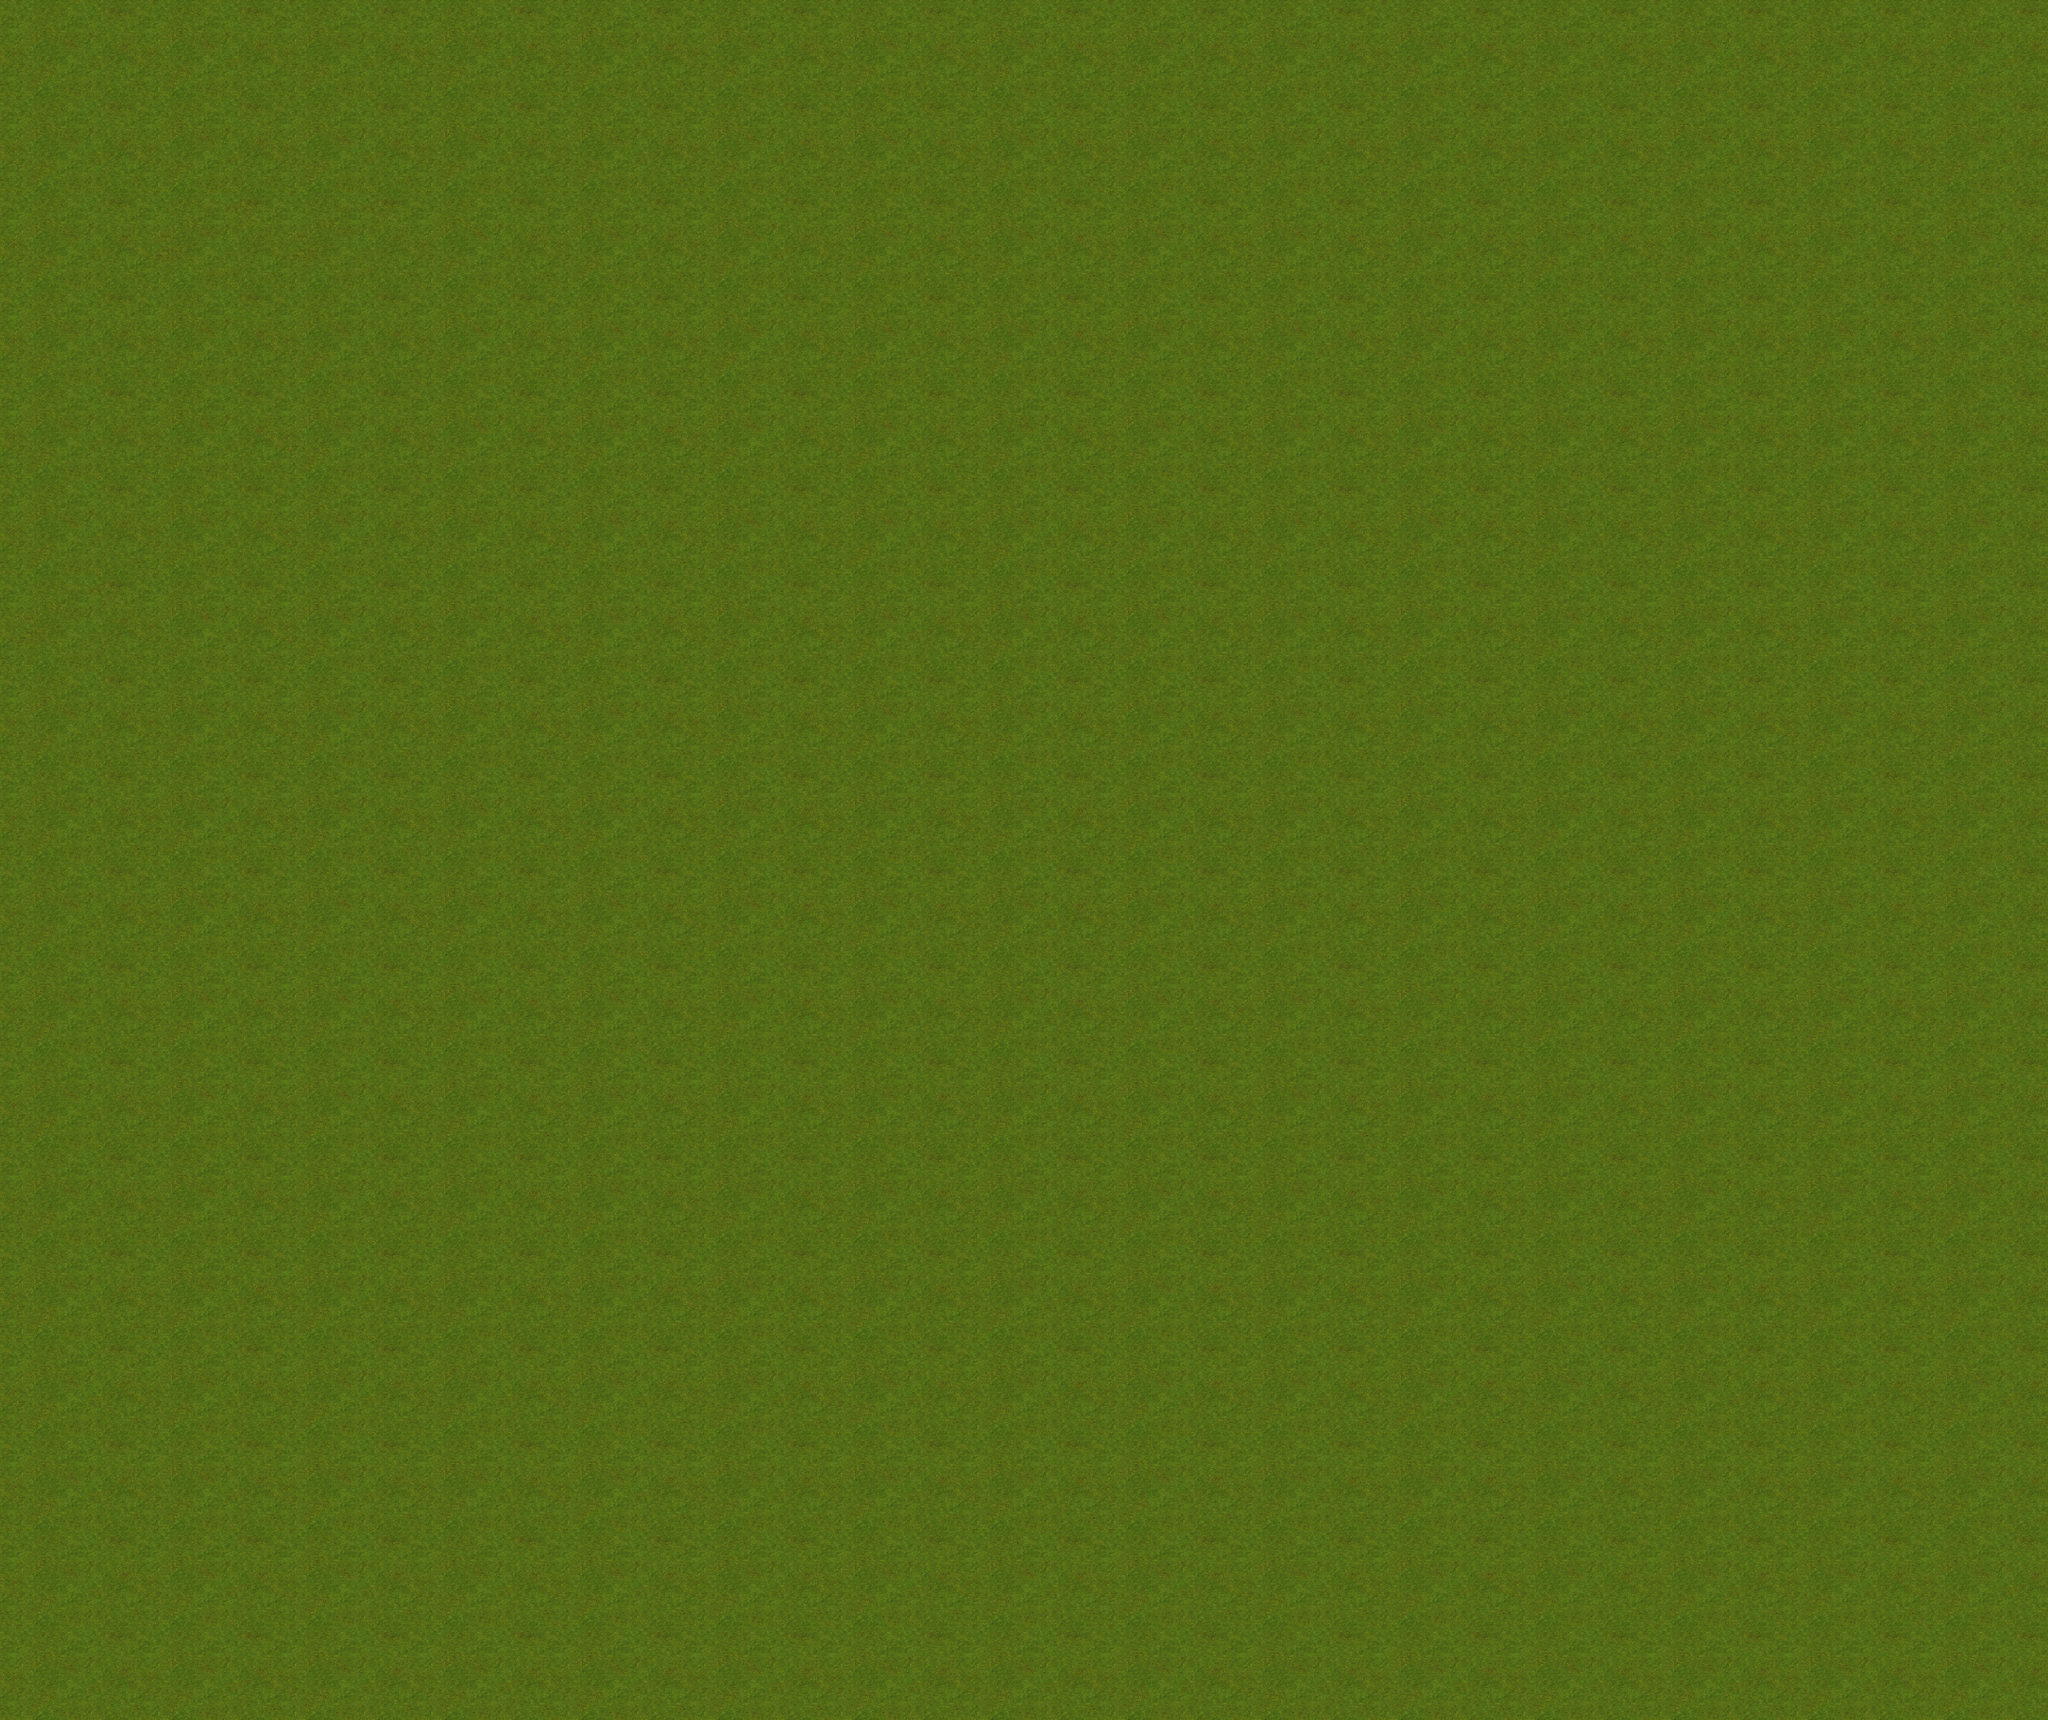

Below is a game level as drawn by its tile map, then a one-line description and the .tmx that defines it (tile-layer data replaced by summaries):
An orthogonal 15x18 tile map with 400x280 px tiles, 1 tile layer (layer1).

<map version="1.0" orientation="orthogonal" width="15" height="18" tilewidth="400" tileheight="280">
 <tileset firstgid="1" name="grass" tilewidth="400" tileheight="280">
  <image source="grass.png" width="400" height="560" />
 </tileset>
 <layer name="layer1" width="15" height="18">
  <data>[270 cells, 270 non-empty, 2 distinct tile ids]</data>
 </layer>
</map>
